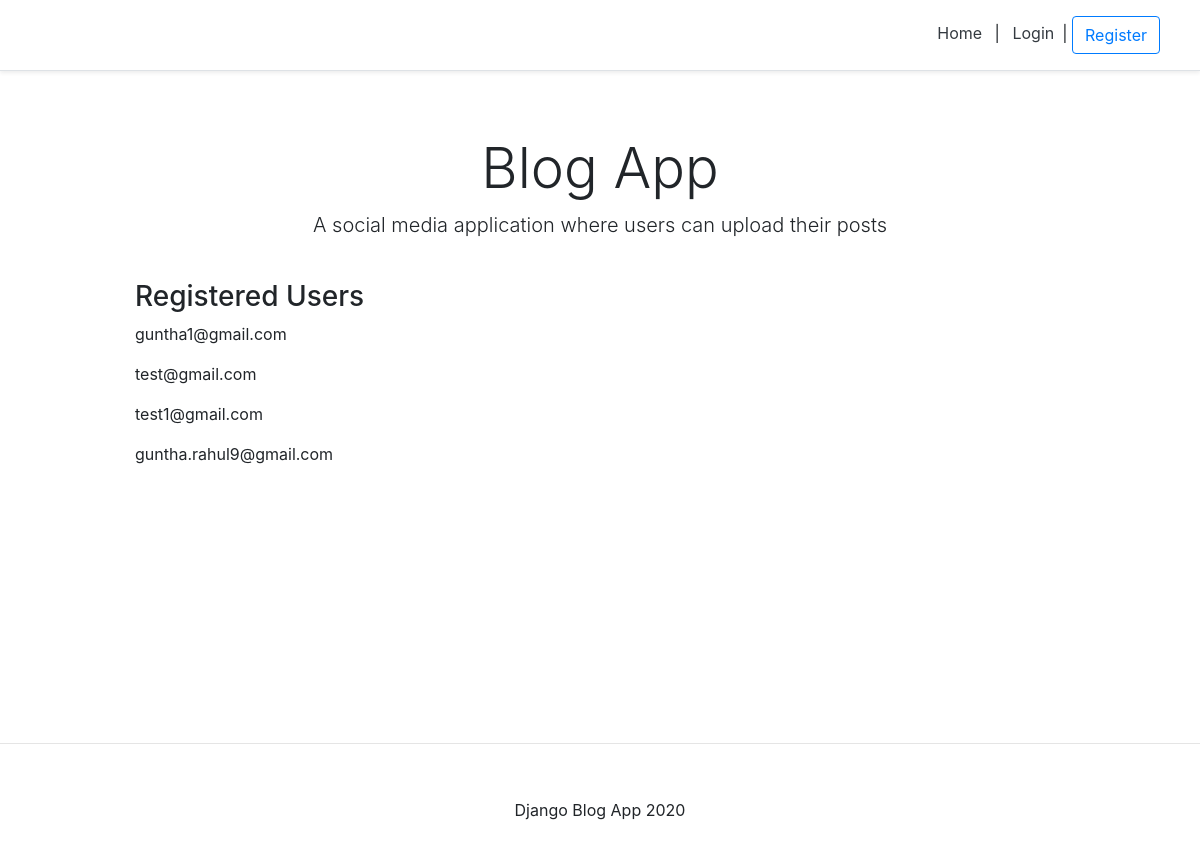
The page / on the database its author committed.
### account/models.py (models this page shows, shortened)
class Account(AbstractBaseUser):
    email                          =models.EmailField(verbose_name="email",max_length=60, unique=True)
    username                       =models.CharField(max_length=30, unique=True)
    date_joined                    =models.DateField(verbose_name="date joined",auto_now_add=True)
    last_login                     =models.DateField(verbose_name="last login", auto_now=True)
    is_admin                       =models.BooleanField(default=False)
    is_active                      =models.BooleanField(default=True)
    is_staff                       =models.BooleanField(default=False)
    is_superuser                   =models.BooleanField(default=False)
    USERNAME_FIELD ='email'
    REQUIRED_FIELDS= ['username',]
    objects=MyAccountManager()
    def __str__(self):
        return self.email

### personal/views.py (the view)
# urls.py: path('', home_screen_view, name="home"),
def home_screen_view(request):
    context = {}
    accounts = Account.objects.all()
    context['accounts'] = accounts
    return render(request, "personal/home.html", context)

### personal/templates/personal/home.html
{% extends 'base.html' %}
{% block content %}
<div class="pricing-header px-3 py-3 pt-md-5 pb-md-4 mx-auto text-center">
    <h1 class="display-4">Blog App</h1>
    <p class="lead">
        A social media application where users can upload their posts
    </p>
</div>
<div class="container">
    <div class="d-flex flex-column">
        <h3>Registered Users</h3>
        {% for account in accounts %}
            <p>{{account}}</p>
        {% endfor %}
    </div>
</div>
{% endblock content %}

### templates/snippets/header.html (style rules this page uses)
.container { max-width: 960px; }
.pricing-header { max-width: 700px; }

### rows shown on the page
Account: email "guntha1@gmail.com"
Account: email "test@gmail.com"
Account: email "test1@gmail.com"
Account: email "guntha.rahul9@gmail.com"
